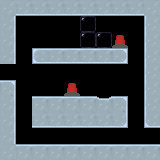

This is a level from a 2D game, rendered from its Tiled map with the project's own tilesets. A one-line summary and the complete map file follow:
An orthogonal 10x10 tile map with 16x16 px tiles, 1 tile layer (Tile Layer 1) and 4 objects (block, player_spawn, door, button).

<map version="1.10" tiledversion="1.10.2" orientation="orthogonal" renderorder="right-down" width="10" height="10" tilewidth="16" tileheight="16" infinite="0" nextlayerid="4" nextobjectid="9">
 <tileset firstgid="1" source="tiles.tsx" />
 <layer id="1" name="Tile Layer 1" width="10" height="10">
  <data encoding="csv">
9,15,15,15,15,15,15,15,15,9,
10,0,0,0,0,1,0,0,0,8,
10,0,0,0,0,1,1,12,0,8,
10,0,20,21,21,21,21,22,0,8,
0,0,0,0,0,0,0,0,0,8,
4,0,0,0,12,0,0,0,0,8,
10,0,3,3,3,3,19,4,0,8,
10,0,15,15,15,15,15,16,0,14,
10,0,0,0,0,0,0,0,0,0,
9,3,3,3,3,3,3,3,3,3
</data>
 </layer>
 <objectgroup id="2" name="Object Layer 1">
  <object id="1" name="Block" type="block" gid="7" x="49.8278" y="78.2732" width="12.4729" height="12.4729" />
  <object id="5" name="Player Spawn" type="player_spawn" x="4.71901" y="75.1892">
   <point />
  </object>
  <object id="7" name="Door" type="door" gid="24" x="144" y="144" width="16" height="16">
   <properties>
    <property name="onTrigger" value="open" />
   </properties>
  </object>
  <object id="8" name="Button" type="button" gid="12" x="96" y="96" width="16" height="16">
   <properties>
    <property name="onImage" type="int" value="17" />
    <property name="trigger" type="object" value="7" />
   </properties>
  </object>
 </objectgroup>
</map>